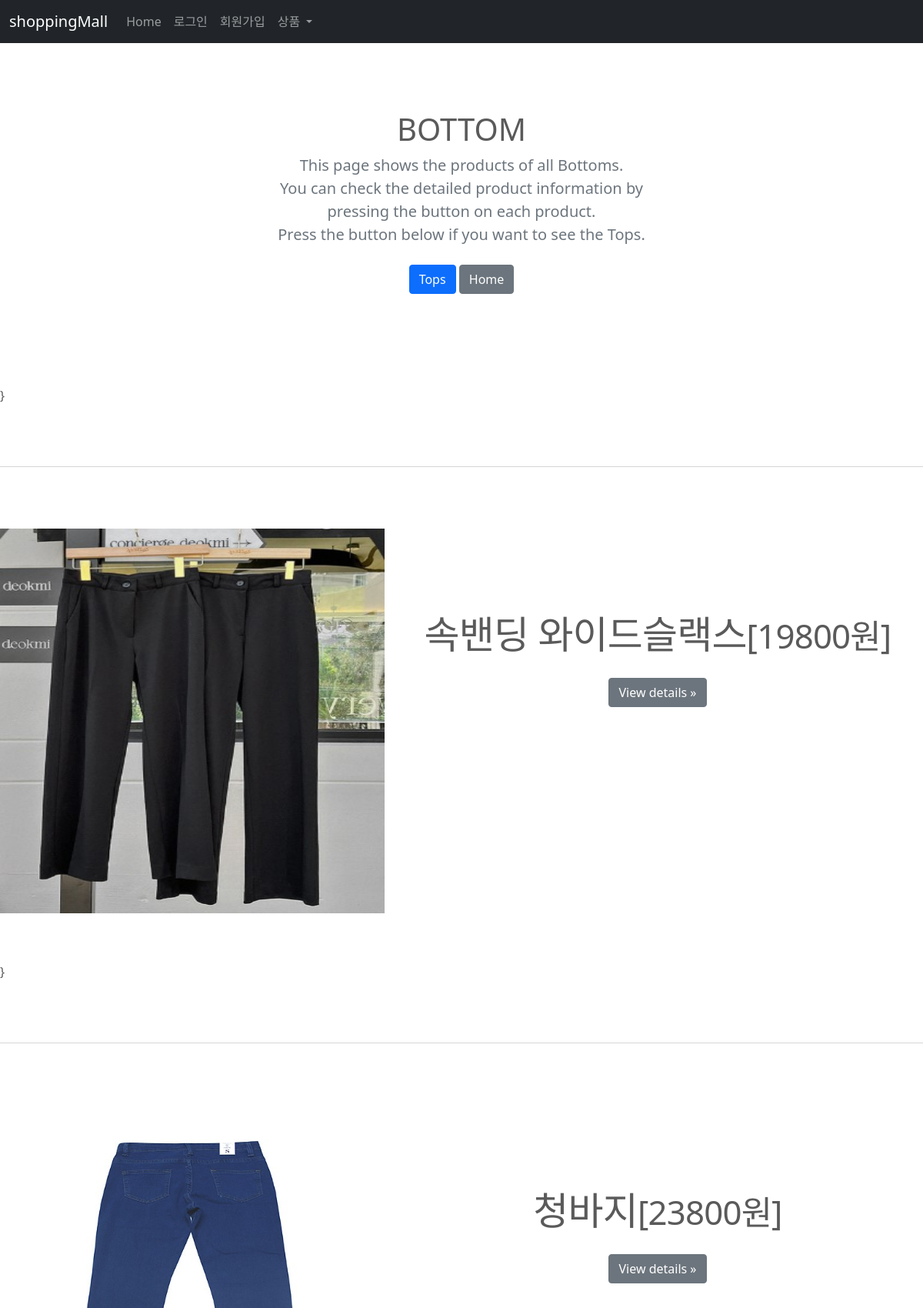
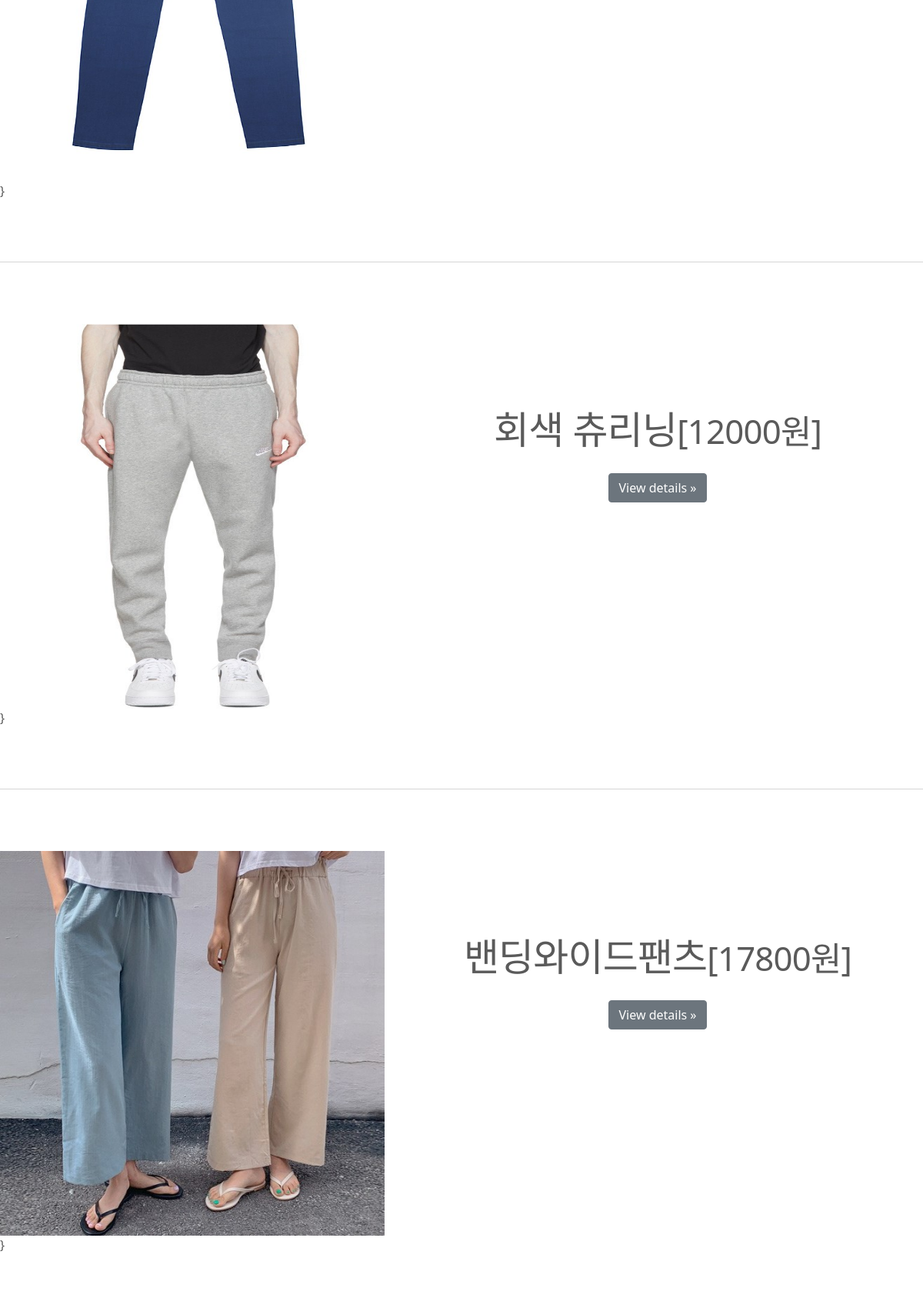
Page /detail/detail_bottom/ (upper part) on the committed database (2 pictures, top to bottom).
### detail/models.py (models this page shows, shortened)
class Product(models.Model):
    name = models.CharField(max_length=255)
    category = models.ForeignKey(Category, on_delete=models.CASCADE, related_name='product_category')
    image = ImageField(upload_to='photos/%Y/%m/%d')
    price = models.IntegerField()
    quantity = models.IntegerField(default=0)
    description = models.TextField()
    pub_date = models.DateTimeField(auto_now_add = True)
    hit = models.IntegerField(default=0)

### detail/views.py (the view)
# urls.py: path('detail_bottom/', views.detail_bottom, name='detail_bottom'),
def detail_bottom(request):
    product = Product.objects.all()
    bottom = Product.objects.filter(category='2')
    return render(request, 'detail/detail_bottom.html', {'product': product, 'bottom':bottom})

### detail/templates/detail/detail_bottom.html (shortened to what this page needs)
<!doctype html>
<html lang="ko">
  <head>
    <link href="https://cdn.jsdelivr.net/npm/bootstrap@5.1.3/dist/css/bootstrap.min.css" rel="stylesheet">
  </head>
  <body>
    <header>
      <nav class="navbar navbar-expand-md navbar-dark fixed-top bg-dark">
        <div class="container-fluid">
          <a class="navbar-brand">shoppingMall</a>
          <div class="collapse navbar-collapse" id="navbarCollapse">
            <ul class="navbar-nav me-auto mb-2 mb-md-0">
              <li class="nav-item">
                <a class="nav-link" aria-current="page" href="{% url 'shop:index' %}">
                  Home
                </a>
              </li>
              {% if user.is_authenticated %}
              <li class="nav-item">
                <a class="nav-link">
                  welcome
                </a>
              </li>
              <li class="nav-item">
                <a class="nav-link" href="{% url 'accounts:logout' %}">
                  Logout
                </a>
              </li>
              {% else %}
               <li class="nav-item">
                <a class="nav-link" href="{% url 'accounts:login' %}">
                  로그인
               </a>
              </li>
              <li class="nav-item">
                <a class="nav-link" href="{% url 'accounts:register' %}">
                  회원가입
                </a>
              </li>
              {% endif %}
               <li class="nav-item dropdown">
                <a class="nav-link dropdown-toggle" href="#" id="navbarDropdown" role="button" data-bs-toggle="dropdown" aria-expanded="false">
                  상품
                </a>
              </li>
            </ul>
          </div>
        </div>
      </nav>
    </header>
<main role="main">
  <div id="myCarousel" class="carousel slide" data-bs-ride="carousel">
    <div class="carousel-indicators">
      <button type="button" data-bs-target="#myCarousel" data-bs-slide-to="0" class="active" aria-current="true" aria-label="Slide 1"></button>
      <button type="button" data-bs-target="#myCarousel" data-bs-slide-to="1" aria-label="Slide 2"></button>
      <button type="button" data-bs-target="#myCarousel" data-bs-slide-to="2" aria-label="Slide 3"></button>
    </div>
  <section class="py-5 text-center container">
    <div class="row py-lg-5">
      <div class="col-lg-6 col-md-8 mx-auto">
        <h1 class="fw-light">BOTTOM</h1>
        <p class="lead text-muted">This page shows the products of all Bottoms. <br>
          You can check the detailed product information by pressing the button on each product.<br>
          Press the button below if you want to see the Tops.</p>
        <p>
          <a href="{% url 'detail:detail_top' %}" class="btn btn-primary my-2"> Tops </a>
          <a href="{% url 'shop:index' %}" class="btn btn-secondary my-2">Home</a>
        </p>
      </div>
    </div>
  </section>
  {% for b in bottom %}}
  <hr class="featurette-divider">
    <div class="row featurette text-center">
      <div class="col-md-7 order-md-2">
        <h2 class="featurette-heading">{{b.name}}<small>[{{b.price}}원]</small> </h2>
        <br>
        <p><a class="btn btn-secondary" href="/detail/detail_product/{{b.id}}">View details &raquo;</a></p>
      </div>
      <div class="col-md-5">
        <img src={{b.image.url}} style="width:500px;height:500px;">
      </div>
    </div>
  </div>
  {% endfor %}
</main>
  </body>
</html>

### detail/templates/detail/detail_bottom.html (style rules this page uses)
body { padding-top: 3rem; padding-bottom: 3rem; color: #5a5a5a; }
.carousel { margin-bottom: 4rem; }
.featurette-divider { margin: 5rem 0; }
.featurette-heading { font-weight: 300; line-height: 1; letter-spacing: -.05rem; }
@media (min-width: 40em) { .featurette-heading { font-size: 50px; } }
@media (min-width: 62em) { .featurette-heading { margin-top: 7rem; } }

### rows in the picture
Product: name "속밴딩 와이드슬랙스", price "19800", image (picture)
Product: name "청바지", price "23800", image (picture)
Product: name "회색 츄리닝", price "12000", image (picture)
Product: name "밴딩와이드팬츠", price "17800", image (picture)
